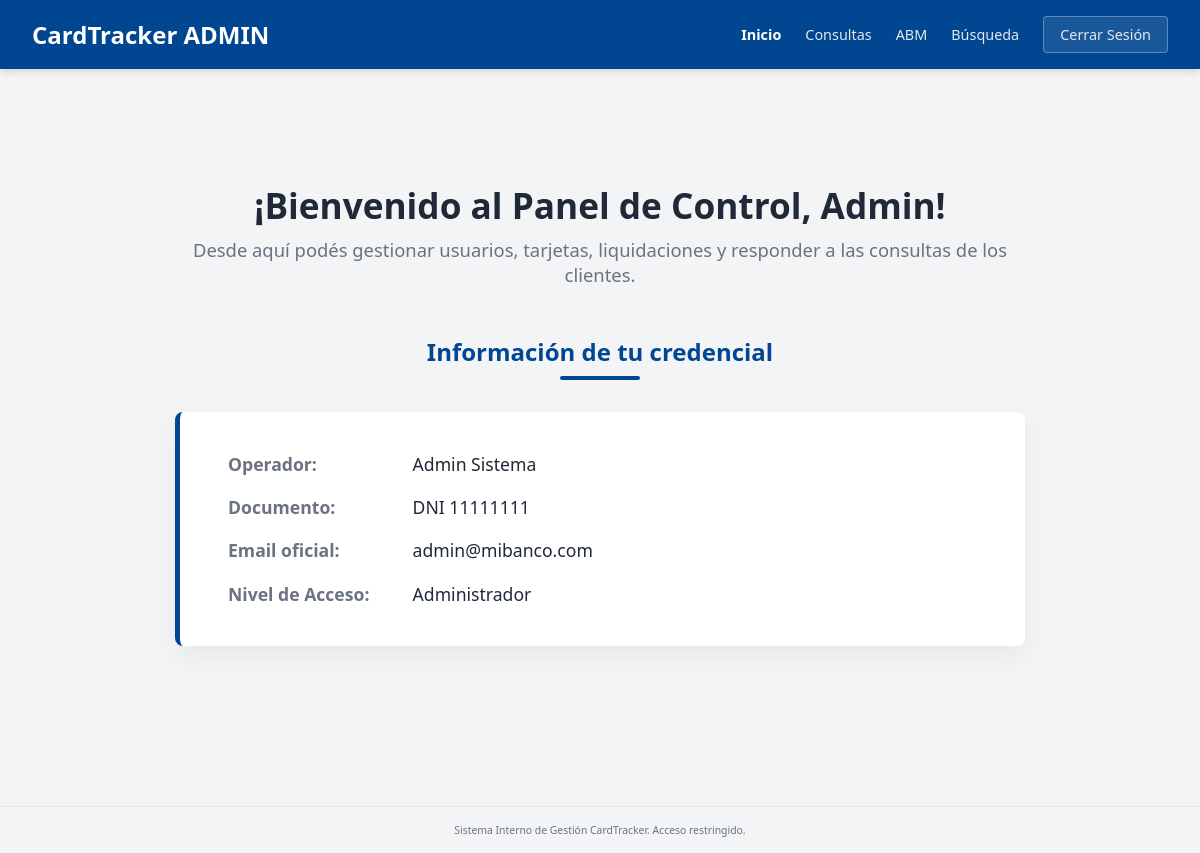
The page /admin.php (signed in) on the database its author committed.
### tables this page shows
CREATE TABLE IF NOT EXISTS usuarios (
    documento VARCHAR(20) PRIMARY KEY,
    tipo_doc ENUM('DNI', 'PASAPORTE') NOT NULL,
    nombre VARCHAR(50) NOT NULL,
    apellido VARCHAR(50) NOT NULL,
    fecha_nacimiento DATE NOT NULL,
    email VARCHAR(100) NOT NULL UNIQUE,
    usuario VARCHAR(50) NULL UNIQUE,
    password VARCHAR(50) NULL, 
    rol ENUM('General', 'Administrador') DEFAULT 'General',  
    creado_el TIMESTAMP DEFAULT CURRENT_TIMESTAMP
);

### Admin.php (the view, shortened to what this page needs)
<?php
$documento_sesion = $_SESSION['documento'];
$host = 'localhost';
$dbname = 'mi_banco_db';
$username = 'root';
$password_db = '';
try {
    $conexion = new PDO("mysql:host=$host;dbname=$dbname;charset=utf8mb4", $username, $password_db);
    $conexion->setAttribute(PDO::ATTR_ERRMODE, PDO::ERRMODE_EXCEPTION);
    $queryAdmin = "SELECT * FROM usuarios WHERE documento = :doc";
    $stmtAdmin = $conexion->prepare($queryAdmin);
    $stmtAdmin->execute([':doc' => $documento_sesion]);
    $admin = $stmtAdmin->fetch(PDO::FETCH_ASSOC);
} catch (PDOException $e) {
    die("Error de base de datos: " . $e->getMessage());
}
?>
<!DOCTYPE html>
<html lang="es">
<head>
    <link rel="stylesheet" href="Banco.css">
</head>
<body>
    <header class="navbar admin-navbar">
        <div class="navbar-brand">
            <h1>CardTracker <span class="badge-admin">ADMIN</span></h1>
        </div>
        <nav class="navbar-menu">
            <a href="admin.php" class="active">Inicio</a>
            <a href="admin_consultas.php">Consultas</a>
            <a href="admin_abm.php">ABM</a>
            <a href="admin_busqueda.php">Búsqueda</a>
            <a href="logout.php" class="btn-logout">Cerrar Sesión</a>
        </nav>
    </header>
    <main class="dashboard-container admin-centered-layout">
        <div class="admin-wrapper">
            <div class="admin-greeting-clean">
                <h2>¡Bienvenido al Panel de Control, <?php echo htmlspecialchars($admin['nombre']); ?>!</h2>
                <p>Desde aquí podés gestionar usuarios, tarjetas, liquidaciones y responder a las consultas de los clientes.</p>
            </div>
            <section class="profile-section">
                <h2 class="section-title text-center">Información de tu credencial</h2>
                <div class="profile-card admin-card large-card">
                    <div class="profile-info large-info">
                        <p><strong>Operador:</strong> <?php echo htmlspecialchars($admin['nombre'] . ' ' . $admin['apellido']); ?></p>
                        <p><strong>Documento:</strong> <?php echo htmlspecialchars($admin['tipo_doc'] . ' ' . $admin['documento']); ?></p>
                        <p><strong>Email oficial:</strong> <?php echo htmlspecialchars($admin['email']); ?></p>
                        <p><strong>Nivel de Acceso:</strong> <span class="status-admin"><?php echo htmlspecialchars($admin['rol']); ?></span></p>
                    </div>
                </div>
            </section>
        </div>
    </main>
    <footer class="footer">
        Sistema Interno de Gestión CardTracker. Acceso restringido.
    </footer>
</body>
</html>

### Banco.css (style rules this page uses)
:root { --primary-color: #004691; --primary-hover: #003366; --bg-light: #f3f4f6; --bg-white: #ffffff; --text-dark: #1f2937; --text-gray: #6b7280; --border-color: #d1d5db; --input-bg: #f9fafb; }
* { margin: 0; padding: 0; box-sizing: border-box; }
body { font-family: system-ui, -apple-system, sans-serif; display: flex; flex-direction: column; min-height: 100vh; background-color: var(--bg-light); }
.footer { background-color: var(--bg-light); color: var(--text-gray); text-align: center; padding: 1rem; font-size: 0.65rem; border-top: 1px solid #e5e7eb; }
.navbar { background-color: var(--primary-color); color: var(--bg-white); display: flex; justify-content: space-between; align-items: center; padding: 1rem 2rem; box-shadow: 0 4px 6px rgba(0,0,0,0.1); }
.navbar-brand h1 { font-size: 1.5rem; font-weight: 700; }
.navbar-menu { display: flex; gap: 1.5rem; align-items: center; }
.navbar-menu a { color: #e5e7eb; text-decoration: none; font-weight: 500; font-size: 0.9rem; transition: color 0.2s; }
.navbar-menu a:hover, .navbar-menu a.active { color: var(--bg-white); font-weight: 700; }
.btn-logout { background-color: rgba(255, 255, 255, 0.1); padding: 0.5rem 1rem; border-radius: 4px; border: 1px solid rgba(255,255,255,0.3); }
.dashboard-container { max-width: 1000px; margin: 2rem auto; padding: 0 1.5rem; flex-grow: 1; }
.section-title { color: var(--primary-color); font-size: 1.5rem; margin-bottom: 1rem; border-bottom: 2px solid var(--border-color); padding-bottom: 0.5rem; }
.profile-section { margin-bottom: 3rem; }
.profile-card { background-color: var(--bg-white); padding: 1.5rem; border-radius: 8px; box-shadow: 0 2px 4px rgba(0,0,0,0.05); border-left: 5px solid var(--primary-color); }
.profile-info p { margin-bottom: 0.5rem; color: var(--text-dark); }
.profile-info strong { color: var(--text-gray); display: inline-block; width: 160px; }
.admin-centered-layout { display: flex; justify-content: center; padding-top: 5rem; padding-bottom: 5rem; }
.admin-wrapper { width: 100%; max-width: 850px; display: flex; flex-direction: column; gap: 3rem; }
.admin-greeting-clean { text-align: center; }
.admin-greeting-clean h2 { color: var(--text-dark); font-size: 2.2rem; margin-bottom: 0.5rem; font-weight: 800; }
.admin-greeting-clean p { color: var(--text-gray); font-size: 1.15rem; }
.section-title.text-center { text-align: center; border-bottom: none; margin-bottom: 1.5rem; }
.section-title.text-center::after { content: ''; display: block; width: 80px; height: 4px; background-color: var(--primary-color); margin: 0.5rem auto 0; border-radius: 2px; }
.large-card { padding: 2.5rem 3rem; box-shadow: 0 10px 25px rgba(0,0,0,0.05); }
.large-info p { font-size: 1.1rem; margin-bottom: 1.2rem; }
.large-info p:last-child { margin-bottom: 0; }
.large-info strong { width: 180px; font-size: 1.1rem; }

### rows shown on the page
usuarios: nombre "Admin", nombre+apellido "Admin Sistema", tipo_doc+documento "DNI 11111111", email "admin@mibanco.com", rol "Administrador"
